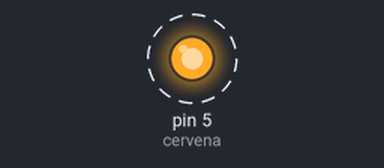
The sketch below on a simulated Arduino Uno, built with avr-gcc and run on an emulated ATmega328P. Shown: output pins drawn as LEDs (lit = HIGH). Dashed ring = blinking.

Above: at 0.5 s.
Timing chart, 0 to 4.6 s (numbered marks = the images above):
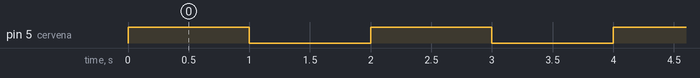

Measured:
- by itself, pin 5 (cervena): alternates HIGH for 1.0 s and LOW for 1.0 s

The sketch:

LEDKa_roznuti.ino
```cpp
  #define cervena 5 //D1

void setup() {
  pinMode(cervena, OUTPUT);

}

void loop() {
  digitalWrite(cervena, HIGH);
  delay(1000);
  digitalWrite(cervena, LOW);
  delay(1000);

}
```
